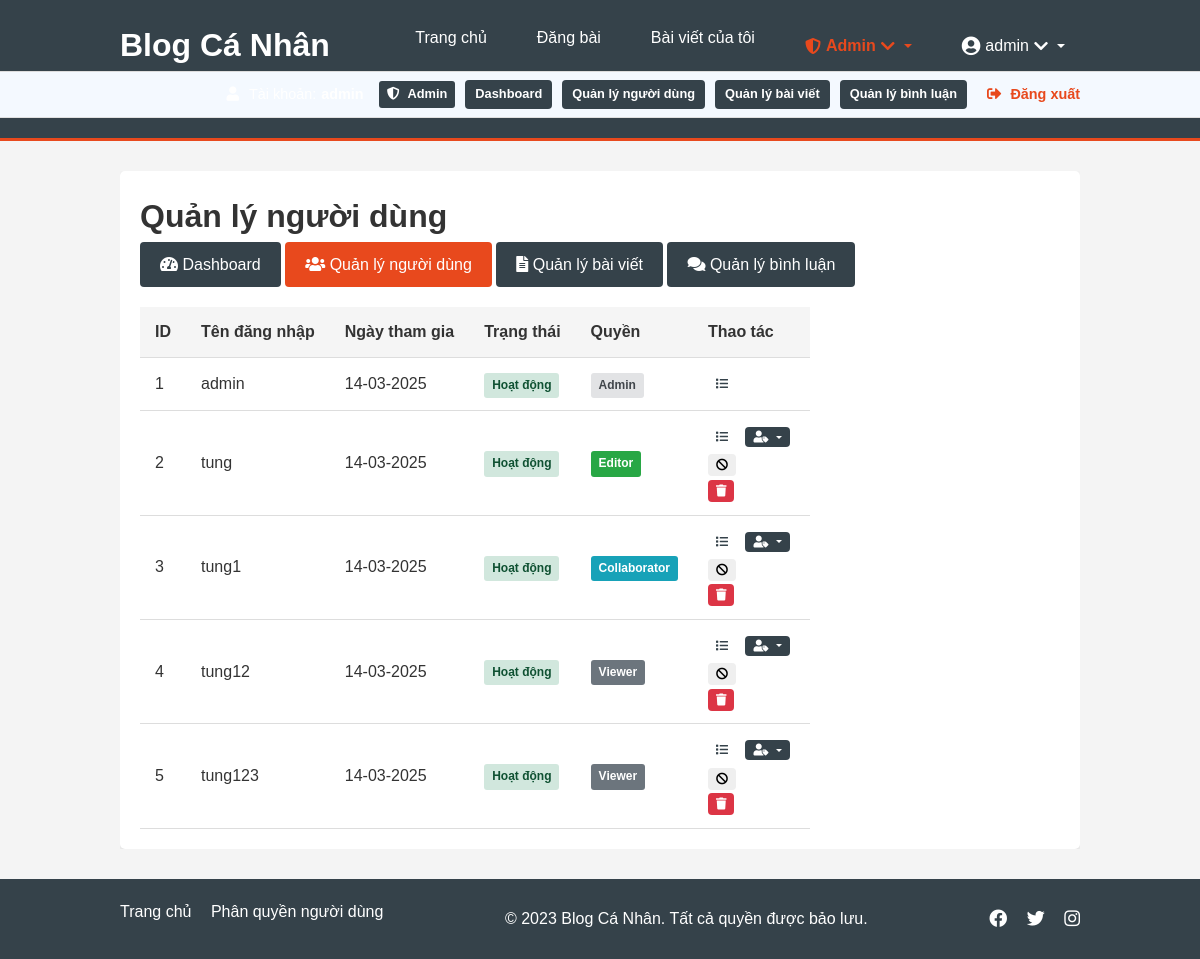
Before: /admin/users (signed in) with the older database file.
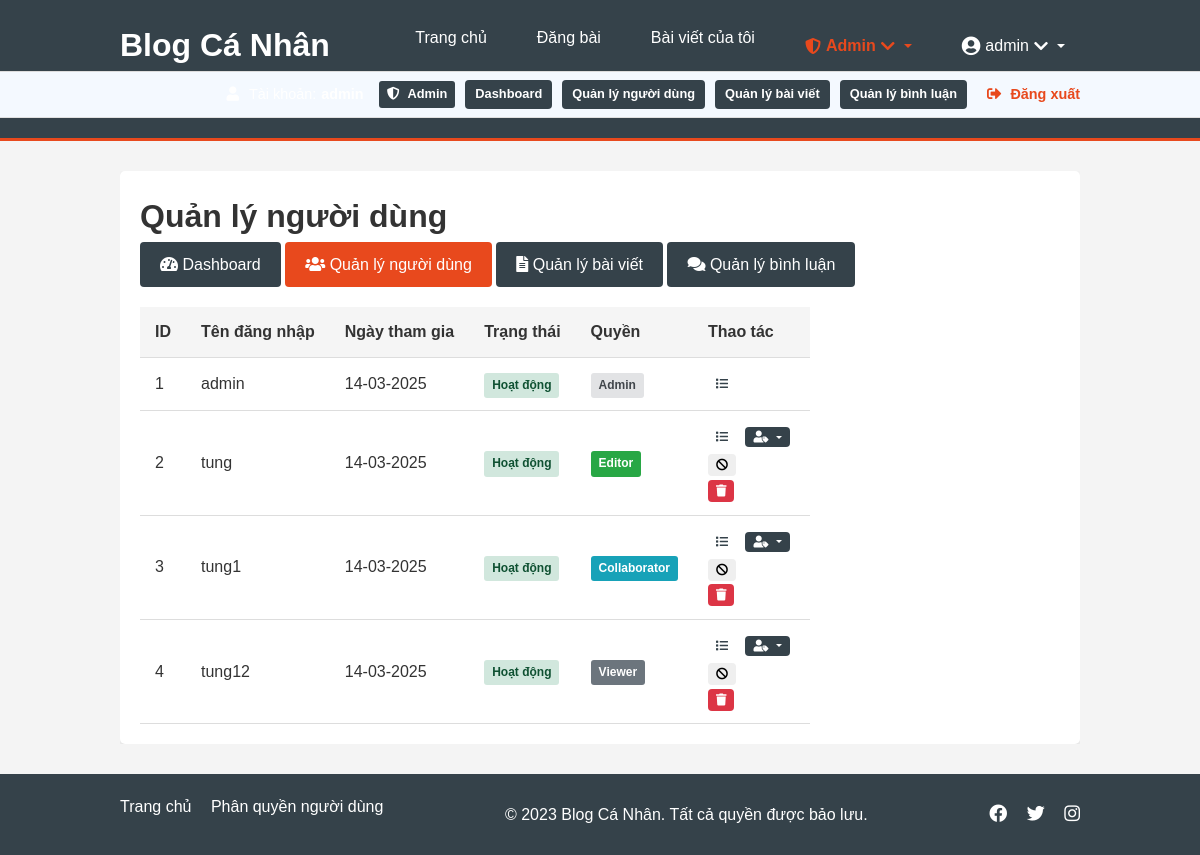
After: the same page with the newer database file.
### models.py (models this page shows, shortened)
class User(db.Model, UserMixin):
    id = db.Column(db.Integer, primary_key=True)
    username = db.Column(db.String(150), unique=True, nullable=False)
    password = db.Column(db.String(150), nullable=False)
    is_admin = db.Column(db.Boolean, default=False)
    is_active = db.Column(db.Boolean, default=True)
    date_joined = db.Column(db.DateTime, default=datetime.utcnow)
    posts = db.relationship('Post', backref='user', lazy=True)
    role = db.Column(db.String(20), default='viewer')  # 'viewer', 'collaborator', 'editor'

### routes/admin.py (the view)
@admin_bp.route('/admin/users')
@login_required
@admin_required
def users():
    users = User.query.all()
    return render_template('admin/users.html', users=users)

### app.py (called while the page is built)
@login_manager.user_loader
def load_user(user_id):
    return User.query.get(int(user_id))

### routes/admin.py (called while the page is built)
def admin_required(f):
    @wraps(f)
    def decorated_function(*args, **kwargs):
        if not current_user.is_admin:
            abort(403)
        return f(*args, **kwargs)
    return decorated_function

### templates/admin/users.html (shortened to what the changed rows need)
{% extends "base.html" %}
{% block content %}
<div class="admin-container">
    <h1>Quản lý người dùng</h1>
    <div class="admin-content">
        {% if users %}
            <table class="admin-table">
                <thead>
                    <tr>
                        <th>ID</th>
                        <th>Tên đăng nhập</th>
                        <th>Ngày tham gia</th>
                        <th>Trạng thái</th>
                        <th>Quyền</th>
                        <th>Thao tác</th>
                    </tr>
                </thead>
                <tbody>
                    {% for user in users %}
                    <tr class="{% if not user.is_active %}user-inactive{% endif %}">
                        <td>{{ user.id }}</td>
                        <td>{{ user.username }}</td>
                        <td>{{ user.date_joined.strftime('%d-%m-%Y') }}</td>
                        <td>
                            <span class="status-badge {% if user.is_active %}status-active{% else %}status-inactive{% endif %}">
                                {% if user.is_active %}
                                    Hoạt động
                                {% else %}
                                    Vô hiệu hóa
                                {% endif %}
                            </span>
                        </td>
                        <td>
                            <span class="role-badge {% if user.is_admin %}role-admin{% else %}role-{{ user.role }}{% endif %}">
                                {% if user.is_admin %}
                                    Admin
                                {% elif user.role == 'editor' %}
                                    Editor
                                {% elif user.role == 'collaborator' %}
                                    Collaborator
                                {% else %}
                                    Viewer
                                {% endif %}
                            </span>
                        </td>
                        <td class="action-buttons">
                            <a href="{{ url_for('post.user_posts', username=user.username) }}" class="btn btn-sm btn-info" target="_blank">
                                <i class="fas fa-list"></i>
                            </a>
                            {% if not user.is_admin %}
                                <div class="btn-group">
                                    <button type="button" class="btn btn-sm btn-secondary dropdown-toggle" data-toggle="dropdown">
                                        <i class="fas fa-user-tag"></i>
                                    </button>
                                </div>
                                <form action="{{ url_for('admin.toggle_user_status', user_id=user.id) }}" method="POST" class="d-inline">
                                    <button type="submit" class="btn btn-sm {% if user.is_active %}btn-warning{% else %}btn-success{% endif %}">
                                        {% if user.is_active %}
                                            <i class="fas fa-ban"></i>
                                        {% else %}
                                            <i class="fas fa-check"></i>
                                        {% endif %}
                                    </button>
                                </form>
                                <form action="{{ url_for('admin.delete_user', user_id=user.id) }}" method="POST" class="d-inline">
                                    <button type="submit" class="btn btn-sm btn-danger" onclick="return confirm('Bạn có chắc chắn muốn xóa người dùng này? Tất cả bài viết của họ cũng sẽ bị xóa.');">
                                        <i class="fas fa-trash"></i>
                                    </button>
                                </form>
                            {% endif %}
                        </td>
                    </tr>
                    {% endfor %}
                </tbody>
            </table>
        {% else %}
            <p class="no-items">Không có người dùng nào.</p>
        {% endif %}
    </div>
</div>
{% endblock %}

### templates/base.html (shortened to what this page needs)
<!DOCTYPE html>
<html lang="vi">
<head>
    <link rel="stylesheet" href="{{ url_for('static', filename='css/style.css') }}">
    <link rel="stylesheet" href="https://cdnjs.cloudflare.com/ajax/libs/font-awesome/5.15.4/css/all.min.css">
</head>
<body>
    <header>
        <div class="container">
            <div class="logo">
                <h1><a href="{{ url_for('main.index') }}">Blog Cá Nhân</a></h1>
            </div>
            <nav>
                <ul>
                    <li><a href="{{ url_for('main.index') }}">Trang chủ</a></li>
                    {% if current_user.is_authenticated %}
                        <li><a href="{{ url_for('post.new_post') }}">Đăng bài</a></li>
                        <li><a href="{{ url_for('post.user_posts', username=current_user.username) }}">Bài viết của tôi</a></li>
                        {% if current_user.is_admin %}
                        <li class="user-dropdown">
                            <a href="#" class="dropdown-toggle admin-menu-item">
                                <i class="fas fa-shield-alt"></i> Admin <i class="fas fa-chevron-down"></i>
                            </a>
                        </li>
                        {% endif %}
                        <li class="user-dropdown">
                            <a href="#" class="dropdown-toggle">
                                <i class="fas fa-user-circle"></i> {{ current_user.username }} <i class="fas fa-chevron-down"></i>
                            </a>
                        </li>
                    {% endif %}
                </ul>
            </nav>
        </div>
        {% if current_user.is_authenticated %}
        <div class="user-status">
            <div class="container">
                <div class="user-info">
                    <i class="fas fa-user"></i> Tài khoản: <strong>{{ current_user.username }}</strong>
                    {% if current_user.is_admin %}
                    <span class="admin-badge"><i class="fas fa-shield-alt"></i> Admin</span>
                    <a href="{{ url_for('admin.dashboard') }}" class="admin-link">Dashboard</a>
                    <a href="{{ url_for('admin.users') }}" class="admin-link">Quản lý người dùng</a>
                    <a href="{{ url_for('admin.posts') }}" class="admin-link">Quản lý bài viết</a>
                    <a href="{{ url_for('admin.comments') }}" class="admin-link">Quản lý bình luận</a>
                    {% endif %}
                    <a href="{{ url_for('auth.logout') }}" class="logout-link">
                        <i class="fas fa-sign-out-alt"></i> Đăng xuất
                    </a>
                </div>
            </div>
        </div>
        {% endif %}
    </header>
    <main>
        <div class="container">
            {% block content %}{% endblock %}
        </div>
    </main>
        <footer>
        <div class="container">
            <div class="footer-links">
                <a href="{{ url_for('main.index') }}">Trang chủ</a>
                <a href="{{ url_for('main.roles_help') }}">Phân quyền người dùng</a>
            </div>
            <p>&copy; {{ now.year if now else 2023 }} Blog Cá Nhân. Tất cả quyền được bảo lưu.</p>
            <div class="social-links">
                <a href="#"><i class="fab fa-facebook"></i></a>
                <a href="#"><i class="fab fa-twitter"></i></a>
                <a href="#"><i class="fab fa-instagram"></i></a>
            </div>
        </div>
    </footer>
</body>
</html>

Changed rows visible on the page:
removed User: id "5", username "tung123", date_joined "14-03-2025", is_active "Hoạt động", is_admin "Viewer"
